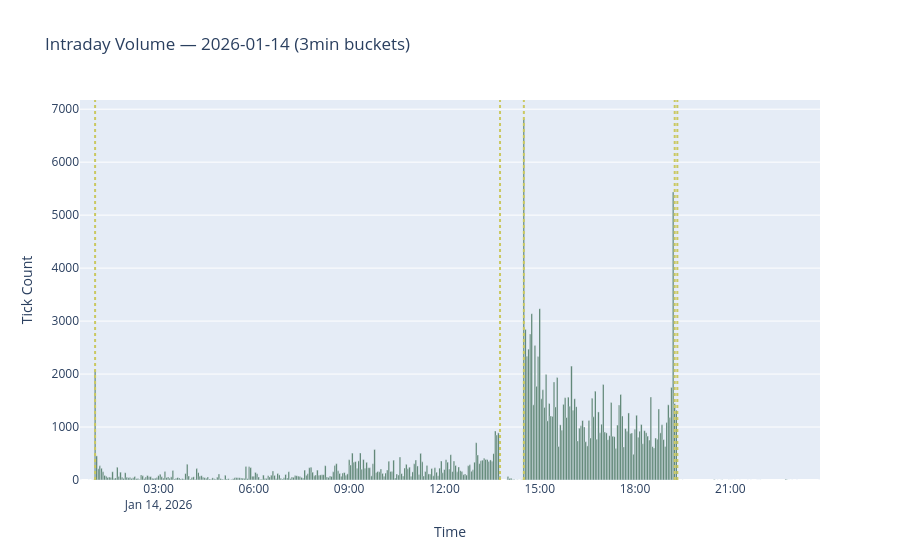

The code cell stored with this chart in its notebook:
### Code cell
plot_intraday_volume(df, date="20260114", bar_size="3min")

### Figure 1 — Plotly figure (JSON) as saved in the notebook; plotly's stock layout.template omitted (floating-point values rounded to 4 significant figures; data arrays with more than 128 entries replaced by an {"elided": "..."} marker saying what was removed)
{"data": [{"marker": {"color": "#35664d"}, "name": "Tick Count", "type": "bar", "x": {"elided": "390 str values"}, "y": {"elided": "390 int values"}}], "layout": {"bargap": 0.1, "shapes": [{"line": {"color": "#CAC862", "dash": "dot", "width": 2}, "type": "line", "x0": "2026-01-14 14:30:00.459555255", "x1": "2026-01-14 14:30:00.459555255", "xref": "x", "y0": 0, "y1": 1, "yref": "y domain"}, {"line": {"color": "#CAC862", "dash": "dot", "width": 2}, "type": "line", "x0": "2026-01-14 19:20:00.459555255", "x1": "2026-01-14 19:20:00.459555255", "xref": "x", "y0": 0, "y1": 1, "yref": "y domain"}, {"line": {"color": "#CAC862", "dash": "dot", "width": 2}, "type": "line", "x0": "2026-01-14 01:00:00.459555255", "x1": "2026-01-14 01:00:00.459555255", "xref": "x", "y0": 0, "y1": 1, "yref": "y domain"}, {"line": {"color": "#CAC862", "dash": "dot", "width": 2}, "type": "line", "x0": "2026-01-14 13:45:00.459555255", "x1": "2026-01-14 13:45:00.459555255", "xref": "x", "y0": 0, "y1": 1, "yref": "y domain"}, {"line": {"color": "#CAC862", "dash": "dot", "width": 2}, "type": "line", "x0": "2026-01-14 19:15:00.459555255", "x1": "2026-01-14 19:15:00.459555255", "xref": "x", "y0": 0, "y1": 1, "yref": "y domain"}], "title": {"text": "Intraday Volume — 2026-01-14 (3min buckets)"}, "xaxis": {"title": {"text": "Time"}, "type": "date"}, "yaxis": {"title": {"text": "Tick Count"}}}}
